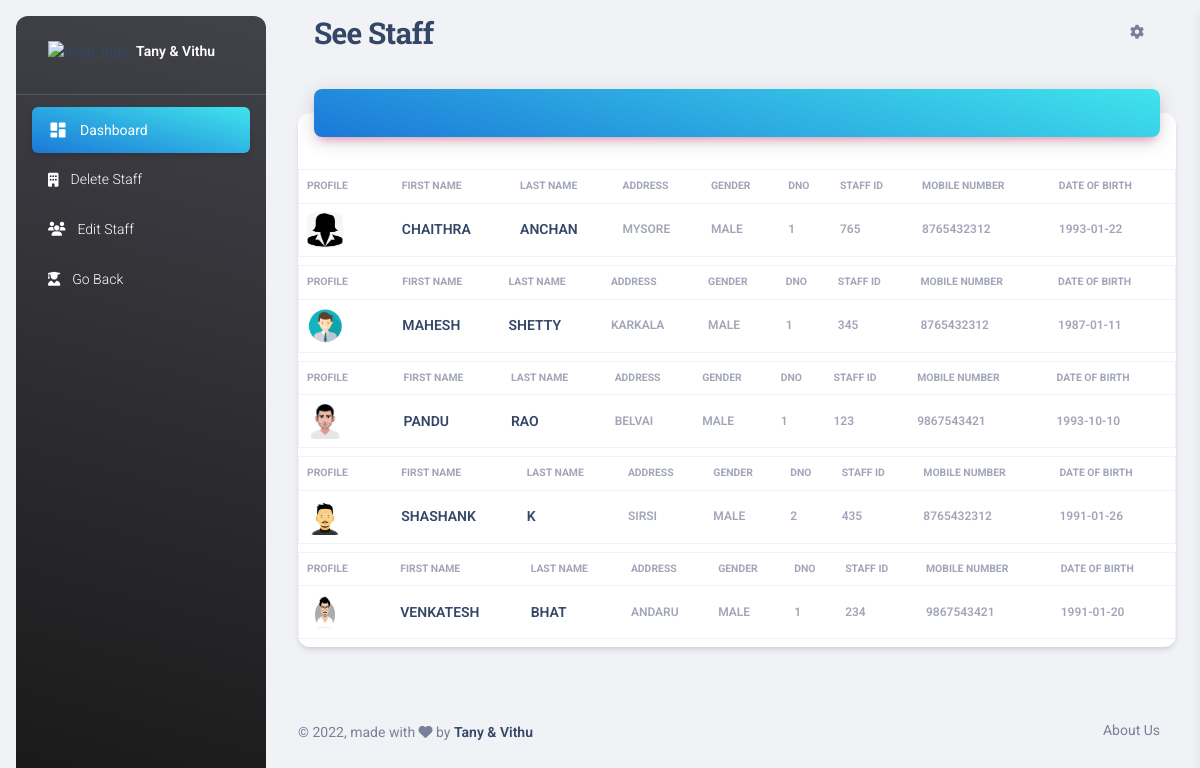
/seestaff.php, run on the app's committed database.
### tables this page shows
CREATE TABLE `staff` (
  `fname` varchar(50) NOT NULL,
  `lname` varchar(50) NOT NULL,
  `gender` varchar(20) NOT NULL,
  `dno` varchar(10) NOT NULL,
  `staff_id` varchar(20) NOT NULL,
  `address` varchar(50) NOT NULL,
  `phone` varchar(20) NOT NULL,
  `dob` date NOT NULL,
  `pic` varchar(100) NOT NULL
);

### seestaff.php (the view, shortened to what this page needs)
<?php
  $conn = mysqli_connect('localhost','root','','collegedb');
?>
<!DOCTYPE html>
<html lang="en">
<head>
  <link href="assets/css/nucleo-icons.css" rel="stylesheet" />
  <link href="assets/css/nucleo-svg.css" rel="stylesheet" />
  <link id="pagestyle" href="assets/css/material-dashboard.css?v=3.0.0" rel="stylesheet" />
</head>
<body class="g-sidenav-show  bg-gray-200">
  <aside class="sidenav navbar navbar-vertical navbar-expand-xs border-0 border-radius-xl my-3 fixed-start ms-3   bg-gradient-dark" id="sidenav-main">
    <div class="sidenav-header">
      <a class="navbar-brand m-0"  >
        <img src="#" class="navbar-brand-img h-100" alt="main_logo">
        <span class="ms-1 font-weight-bold text-white">Tany & Vithu</span>
      </a>
    </div>
    <hr class="horizontal light mt-0 mb-2">
    <div class="collapse navbar-collapse  w-auto  max-height-vh-100" id="sidenav-collapse-main">
      <ul class="navbar-nav">
        <li class="nav-item">
          <a class="nav-link text-white active bg-gradient-primary" >
            <div class="text-white text-center me-2 d-flex align-items-center justify-content-center">
              <i class="material-icons opacity-10">dashboard</i>
            </div>
            <span class="nav-link-text ms-1">Dashboard</span>
          </a>
        </li>
        <li class="nav-item">
          <a class="nav-link text-white " href="delstaff.php">
            <div class="text-white text-center me-2 d-flex align-items-center justify-content-center">
              <i class="fas fa-building"></i>
            </div>
            <span class="nav-link-text ms-1">Delete Staff</span>
          </a>
        </li>
        <li class="nav-item">
          <a class="nav-link text-white " href="editstaff.php">
            <div class="text-white text-center me-2 d-flex align-items-center justify-content-center">
            <i class="fas fa-users"></i>
            </div>
            <span class="nav-link-text ms-1">Edit Staff</span>
          </a>
        </li>
        <li class="nav-item">
          <a class="nav-link text-white " href="home.php">
            <div class="text-white text-center me-2 d-flex align-items-center justify-content-center">
              <i class="fas fa-user-graduate"></i>
            </div>
            <span class="nav-link-text ms-1">Go Back</span>
          </a>
        </li>
  </aside>
  <main class="main-content position-relative max-height-vh-100 h-100 border-radius-lg ">
    <nav class="navbar navbar-main navbar-expand-lg px-0 mx-4 shadow-none border-radius-xl" id="navbarBlur" navbar-scroll="true">
      <div class="container-fluid py-1 px-3">
        <nav aria-label="breadcrumb">
          <h3 class="font-weight-bolder mb-0">See Staff</h3>
        </nav>
        <div class="collapse navbar-collapse mt-sm-0 mt-2 me-md-0 me-sm-4" id="navbar">
          <ul class="navbar-nav  justify-content-end">
            <li class="nav-item px-3 d-flex align-items-center">
              <a href="javascript:;" class="nav-link text-body p-0">
                <i class="fa fa-cog fixed-plugin-button-nav cursor-pointer"></i>
              </a>
            </li>
          </ul>
        </div>
      </div>
    </nav>
     <div class="container-fluid py-4">
      <div class="row">
        <div class="col-12">
          <div class="card my-4">
            <div class="card-header p-0 position-relative mt-n4 mx-3 z-index-2">
              <div class="bg-gradient-primary shadow-primary border-radius-lg pt-4 pb-3">
              </div>
            </div>
            <div class="card-body px-0 pb-2">
              <div class="table-responsive p-0">
              <?php
    $query = "SELECT * FROM staff ORDER BY fname";
    $result = mysqli_query($conn, $query);
    if(mysqli_num_rows($result)>0){
      while($row = mysqli_fetch_array($result)){
    ?>
                <table class="table align-items-center mb-0" border = 1 cellspacing = 0 cellpadding = 10>
                  <tr>
                    <th class="text-uppercase text-secondary text-xxs font-weight-bolder opacity-7">Profile</th>
                    <th  class="text-uppercase  text-xxs font-weight-bolder opacity-7">First name</th>
                      <th  class="text-uppercase  text-xxs font-weight-bolder opacity-7">last name</th>
                      <th  class="text-uppercase  text-xxs font-weight-bolder opacity-7">address</th>
                      <th  class="text-uppercase  text-xxs font-weight-bolder opacity-7">gender</th>
                      <th  class="text-uppercase  text-xxs font-weight-bolder opacity-7">DNO</th>
                      <th  class="text-uppercase  text-xxs font-weight-bolder opacity-7">Staff id</th>
                      <th  class="text-uppercase  text-xxs font-weight-bolder opacity-7">mobile number</th>
                      <th  class="text-uppercase text-xxs font-weight-bolder opacity-7">Date Of Birth</th>
                    </tr>
                  <tr>
                        <div class="d-flex px-2 py-1">
                          <div>
                      <td> <img class="avatar avatar-sm me-3 border-radius-lg" src="<?php echo "imagesuploadedf/".$row['pic']; ?>" > </td>
                      <td class="text-uppercase ">
                      <div class="d-flex flex-column justify-content-center">
                            <h6 class="mb-0 text-sm"><?php echo $row["fname"]; ?></h6>
                          </td>
                        </div>
                    </div>
                      <td  class="text-uppercase ">
                         <h6 class="mb-0 text-sm"> <?php echo $row["lname"]; ?></h6>
                        </td>
                      <td  class="text-uppercase text-secondary text-xxs font-weight-bolder opacity-7">
                      <p class="text-xs font-weight-bold mb-0"><?php echo $row["address"]; ?></p>
                      </td>
                      <td  class="text-uppercase text-secondary text-xxs font-weight-bolder opacity-7">
                      <p class="text-xs font-weight-bold mb-0"><?php echo $row["gender"]; ?></p>
                      </td>
                      <td  class="text-uppercase text-secondary text-xxs font-weight-bolder opacity-7">
                      <p class="text-xs font-weight-bold mb-0"><?php echo $row["dno"]; ?></p>
                      </td>
                      <td  class="text-uppercase text-secondary text-xxs font-weight-bolder opacity-7">
                      <p class="text-xs font-weight-bold mb-0"><?php echo $row["staff_id"]; ?></p>
                      </td>
                      <td  class="text-uppercase text-secondary text-xxs font-weight-bolder opacity-7">
                      <p class="text-xs font-weight-bold mb-0"> <?php echo $row["phone"]; ?></p>
                      </td>
                      <td  class="text-uppercase text-secondary text-xxs font-weight-bolder opacity-7">
                      <p class="text-xs font-weight-bold mb-0"><?php echo $row["dob"]; ?></p>
                      </td>
                </table>
                <?php
      }
    } else {
    ?>
      <h3>No image Found!</h3>
    <?php
    }
    ?>
              </div>
            </div>
          </div>
        </div>
      </div>
  </div>
      <footer class="footer py-4  ">
        <div class="container-fluid">
          <div class="row align-items-center justify-content-lg-between">
            <div class="col-lg-6 mb-lg-0 mb-4">
              <div class="copyright text-center text-sm text-muted text-lg-start">
                © ,
                made with <i class="fa fa-heart"></i> by
                <a href="#" class="font-weight-bold" >Tany & Vithu</a>
              </div>
            </div>
            <div class="col-lg-6">
              <ul class="nav nav-footer justify-content-center justify-content-lg-end">
                <li class="nav-item">
                  <a href="#" class="nav-link text-muted" target="#">About Us</a>
                </li>
              </ul>
            </div>
          </div>
        </div>
      </footer>
  </main>
</body>
</html>

### data on the page
staff: pic (picture), fname "CHAITHRA", lname "ANCHAN", address "MYSORE", gender "MALE", dno "1", staff_id "765", phone "8765432312", dob "1993-01-22"
staff: pic (placeholder picture), fname "MAHESH", lname "SHETTY", address "KARKALA", gender "MALE", dno "1", staff_id "345", phone "8765432312", dob "1987-01-11"
staff: pic (picture), fname "PANDU", lname "RAO", address "BELVAI", gender "MALE", dno "1", staff_id "123", phone "9867543421", dob "1993-10-10"
staff: pic (picture), fname "SHASHANK", lname "K", address "SIRSI", gender "MALE", dno "2", staff_id "435", phone "8765432312", dob "1991-01-26"
staff: pic (picture), fname "VENKATESH", lname "BHAT", address "ANDARU", gender "MALE", dno "1", staff_id "234", phone "9867543421", dob "1991-01-20"
